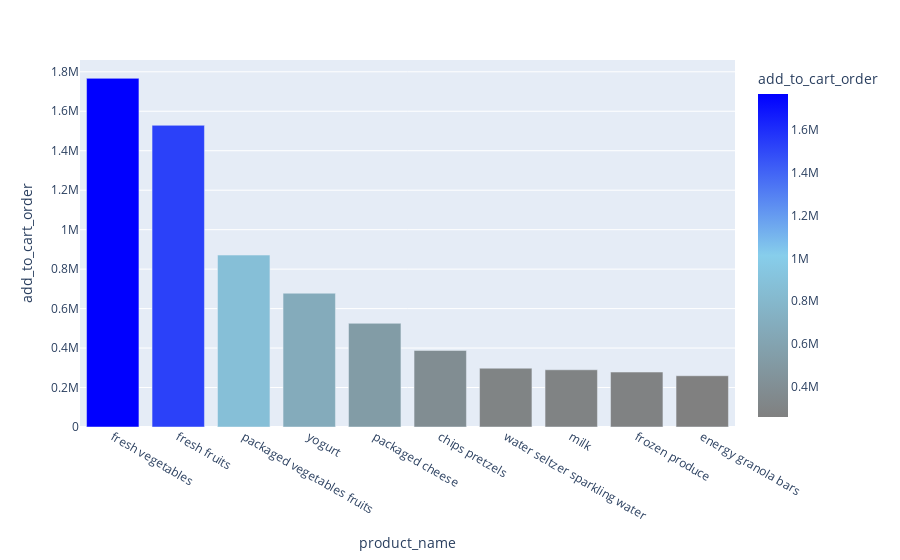

The cell this chart's notebook holds for it:
### Code cell
top_10_products.columns
px.bar(top_10_products, x= 'product_name', y= 'add_to_cart_order',color = 'add_to_cart_order', color_continuous_scale=["gray", "skyblue" ,"blue"])

### Figure 1 — Plotly figure (JSON) as saved in the notebook; plotly's stock layout.template omitted (floating-point values rounded to 4 significant figures)
{"data": [{"alignmentgroup": "True", "hovertemplate": "product_name=%{x}<br>add_to_cart_order=%{marker.color}<extra></extra>", "legendgroup": "", "marker": {"color": [1766785, 1528866, 871240, 677978, 525484, 388045, 297975, 289962, 278534, 259753], "coloraxis": "coloraxis", "pattern": {"shape": ""}}, "name": "", "offsetgroup": "", "orientation": "v", "showlegend": false, "textposition": "auto", "type": "bar", "x": ["fresh vegetables", "fresh fruits", "packaged vegetables fruits", "yogurt", "packaged cheese", "chips pretzels", "water seltzer sparkling water", "milk", "frozen produce", "energy granola bars"], "xaxis": "x", "y": [1766785, 1528866, 871240, 677978, 525484, 388045, 297975, 289962, 278534, 259753], "yaxis": "y"}], "layout": {"barmode": "relative", "coloraxis": {"colorbar": {"title": {"text": "add_to_cart_order"}}, "colorscale": [[0, "gray"], [0.5, "skyblue"], [1, "blue"]]}, "legend": {"tracegroupgap": 0}, "margin": {"t": 60}, "xaxis": {"anchor": "y", "domain": [0, 1], "title": {"text": "product_name"}}, "yaxis": {"anchor": "x", "domain": [0, 1], "title": {"text": "add_to_cart_order"}}}}
